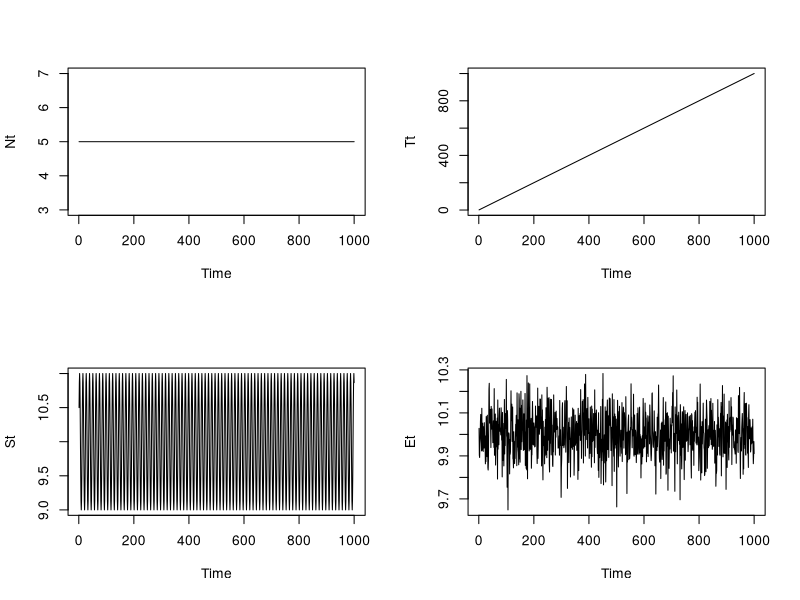
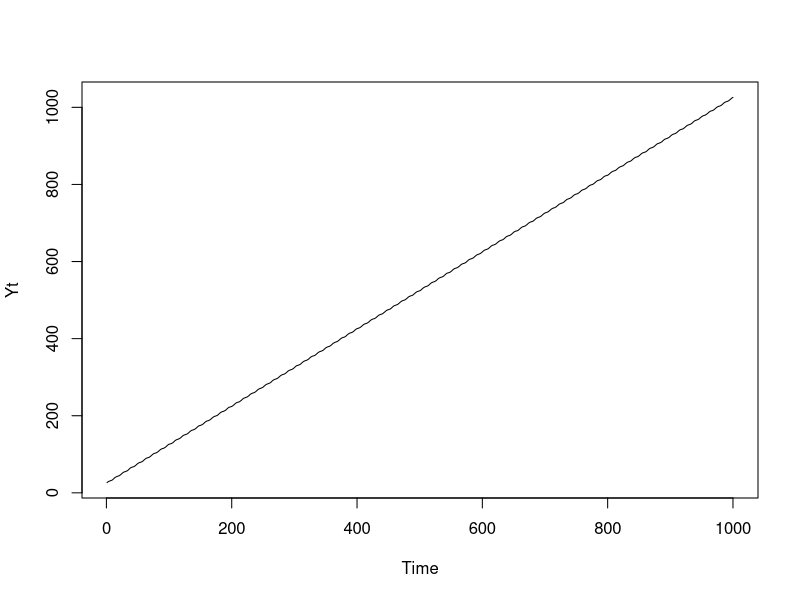
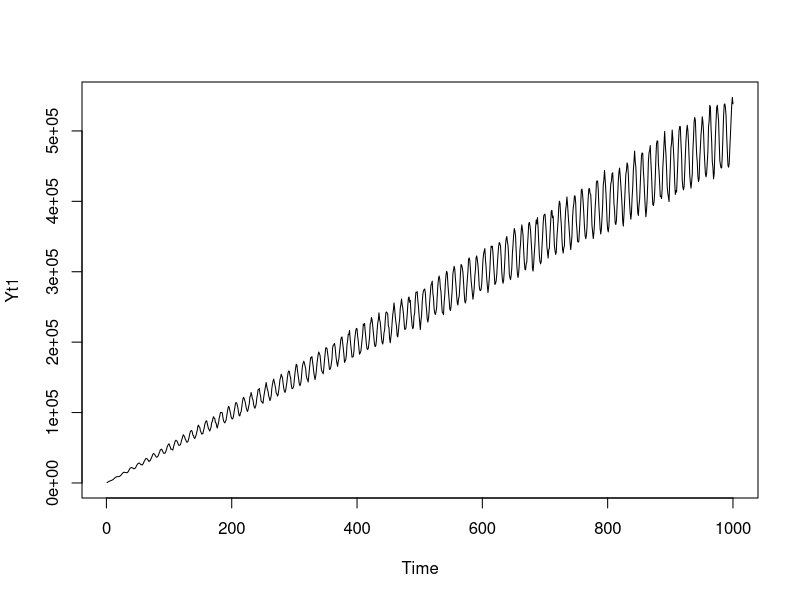
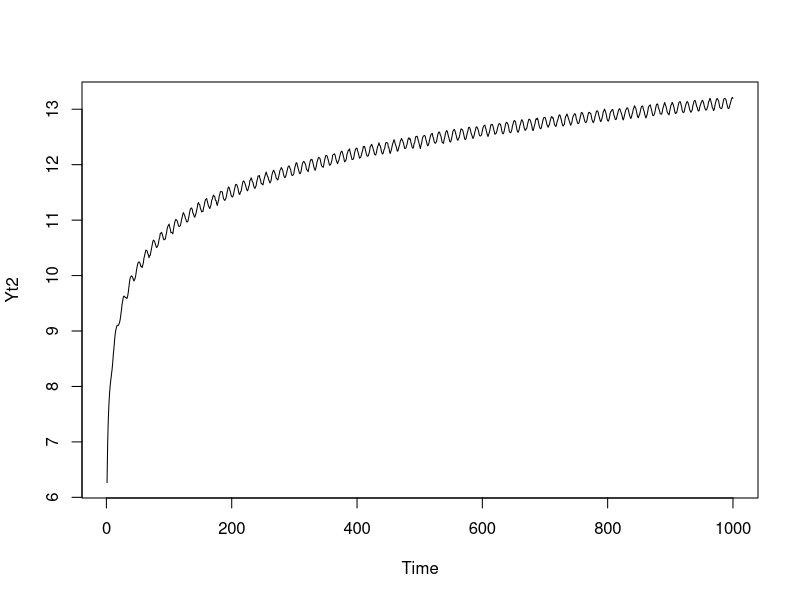
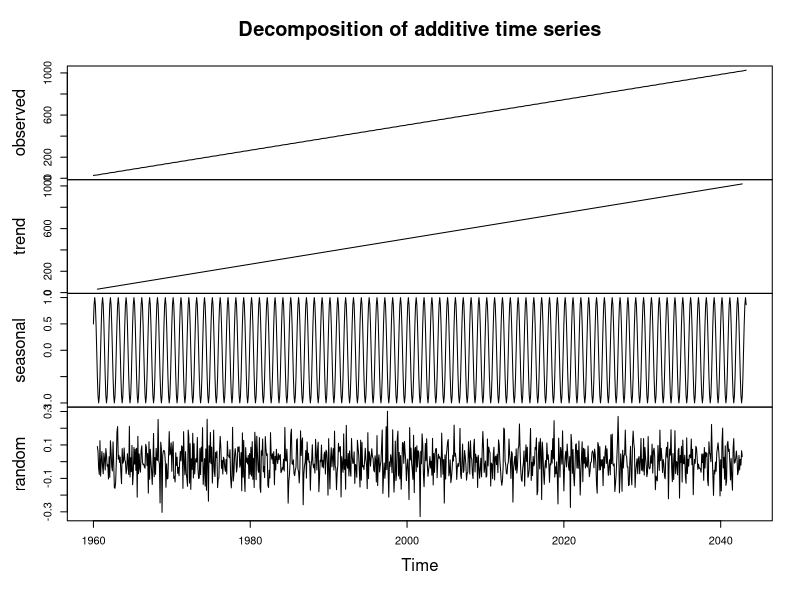

The R script that drew these images, in order: (Note: this script raises an error after producing the figures.)
n=1000
t=1:1000
Nt=rep(5,n)
Tt=t
P=12
f=1/P
St=10+sin(2*pi*f*t)
Et=rnorm(n,10,0.1)
par(mfrow=c(2,2))
ts.plot(Nt)
ts.plot(Tt)
ts.plot(St)
ts.plot(Et)
Yt=Nt+Tt+St+Et
par(mfrow=c(1,1))
ts.plot(Yt)
Yt1=Nt*Tt*St*Et
ts.plot(Yt1)
Yt2=log(Yt1)
ts.plot(Yt2)
Yt=ts(Yt,start=c(1960,1),frequency=12)
D1=decompose(Yt)
names(D1)
plot(decompose(Yt))
Yt1=ts(Yt1,start=c(1960,1),frequency=12)

plot(decompose(Yt2,type="multiplicative"))
